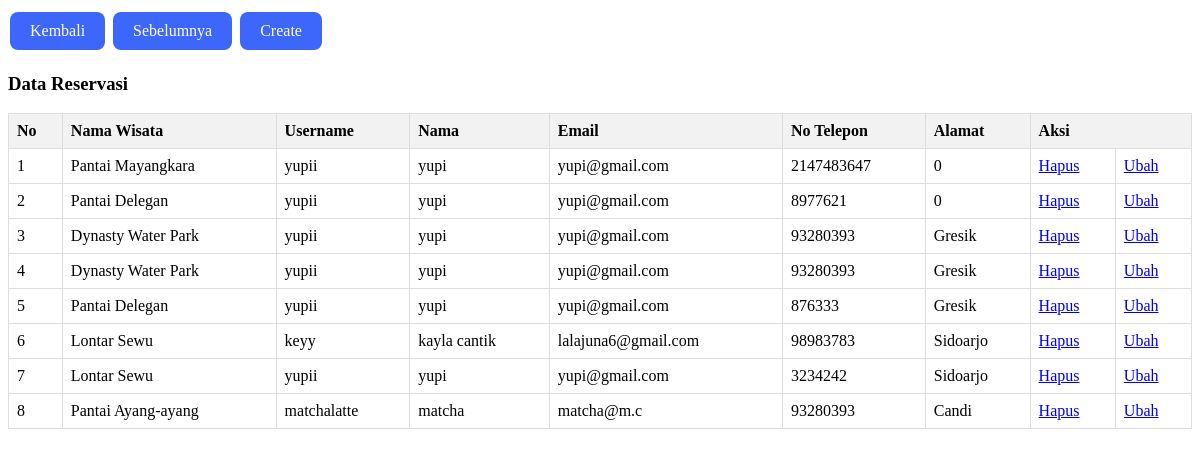
The page /treserv.php on the database its author committed.
### tables this page shows
CREATE TABLE `reservasi` (
  `idreservasi` int(11) NOT NULL,
  `idwisata` int(11) NOT NULL,
  `tanggal_pemesanan` date NOT NULL,
  `tanggal_kunjungan` date NOT NULL,
  `jumlah_tiket` int(11) NOT NULL,
  `no_telp` int(11) NOT NULL,
  `alamat` varchar(11) NOT NULL,
  `user_id` int(11) DEFAULT NULL
);

CREATE TABLE `wisata` (
  `idwisata` int(11) NOT NULL,
  `nama_wisata` varchar(100) NOT NULL,
  `deskripsi_wisata` varchar(1000) NOT NULL,
  `alamat_wisata` varchar(100) NOT NULL,
  `kapasitas_harian` int(11) NOT NULL,
  `harga_tiket` int(11) NOT NULL,
  `foto` varchar(255) NOT NULL,
  `jam_buka` time NOT NULL,
  `jam_tutup` time NOT NULL
);

CREATE TABLE `user` (
  `id` int(11) NOT NULL,
  `name` varchar(100) DEFAULT NULL,
  `username` varchar(100) DEFAULT NULL,
  `password` varchar(100) DEFAULT NULL,
  `email` varchar(100) DEFAULT NULL,
  `role` varchar(100) DEFAULT NULL
);

### treserv.php (the view, shortened to what this page needs)
<!DOCTYPE html>
<html lang="en">
<head>
</head>
<body>
<div class="button-container">
        <div>
            <a href="admin.php" class="button">Kembali</a>
            <a href="tulasan.php" class="button">Sebelumnya</a>
            <a href="formres.php" class="button">Create</a>
        </div>
<h3>Data Reservasi</h3>
<table border="1" class="table">
    <tr>
        <th>No</th>
        <th>Nama Wisata</th>
        <th>Username</th>
        <th>Nama</th>
        <th>Email</th>
        <th>No Telepon</th>
        <th>Alamat</th>
        <th colspan="2">Aksi</th>
    </tr>
    <?php
    include 'koneksi.php';
    $result = mysqli_query($mysqli, "SELECT reservasi.idreservasi, wisata.nama_wisata AS nama_wisata, user.username, user.name AS nama_user, user.email, reservasi.no_telp, reservasi.alamat FROM reservasi
    INNER JOIN wisata ON reservasi.idwisata = wisata.idwisata
    INNER JOIN user ON reservasi.user_id = user.id") or die(mysqli_error($mysqli));
    $no = 1;
    while ($data = mysqli_fetch_array($result)) {
        ?>
        <tr>
            <td><?php echo $no++; ?></td>
            <td><?php echo $data['nama_wisata']; ?></td>
            <td><?php echo $data['username']; ?></td>
            <td><?php echo $data['nama_user']; ?></td>
            <td><?php echo $data['email']; ?></td>
            <td><?php echo $data['no_telp']; ?></td>
            <td><?php echo $data['alamat']; ?></td>
            <td><a href='deleter.php?id=<?php echo $data["idreservasi"];?>'>Hapus</a></td>
            <td><a href='updater.php?id=<?php echo $data["idreservasi"];?>'>Ubah</a></td>
        </tr>
    <?php } ?>
</table>
</body>
</html>

### treserv.php (style rules this page uses)
.button { display: inline-block; padding: 10px 20px; background-color: #3d66fb; color: white; text-align: center; font-size: 16px; margin: 4px 2px; transition-duration: 0.4s; cursor: pointer; border: none; border-radius: 8px; text-decoration: none; }
.table { width: 100%; border-collapse: collapse; }
.table th, .table td { border: 1px solid #ddd; padding: 8px; text-align: left; }
.table th { background-color: #f2f2f2; }

### rows shown on the page
reservasi: idwisata.nama_wisata "Pantai Mayangkara", user.username "yupii", user.name "yupi", user.email "yupi@gmail.com", no_telp "2147483647", alamat "0"
reservasi: idwisata.nama_wisata "Pantai Delegan", user.username "yupii", user.name "yupi", user.email "yupi@gmail.com", no_telp "8977621", alamat "0"
reservasi: idwisata.nama_wisata "Dynasty Water Park", user.username "yupii", user.name "yupi", user.email "yupi@gmail.com", no_telp "93280393", alamat "Gresik"
reservasi: idwisata.nama_wisata "Dynasty Water Park", user.username "yupii", user.name "yupi", user.email "yupi@gmail.com", no_telp "93280393", alamat "Gresik"
reservasi: idwisata.nama_wisata "Pantai Delegan", user.username "yupii", user.name "yupi", user.email "yupi@gmail.com", no_telp "876333", alamat "Gresik"
reservasi: idwisata.nama_wisata "Lontar Sewu", user.username "keyy", user.name "kayla cantik", user.email "lalajuna6@gmail.com", no_telp "98983783", alamat "Sidoarjo"
reservasi: idwisata.nama_wisata "Lontar Sewu", user.username "yupii", user.name "yupi", user.email "yupi@gmail.com", no_telp "3234242", alamat "Sidoarjo"
reservasi: idwisata.nama_wisata "Pantai Ayang-ayang", user.username "matchalatte", user.name "matcha", user.email "matcha@m.c", no_telp "93280393", alamat "Candi"
